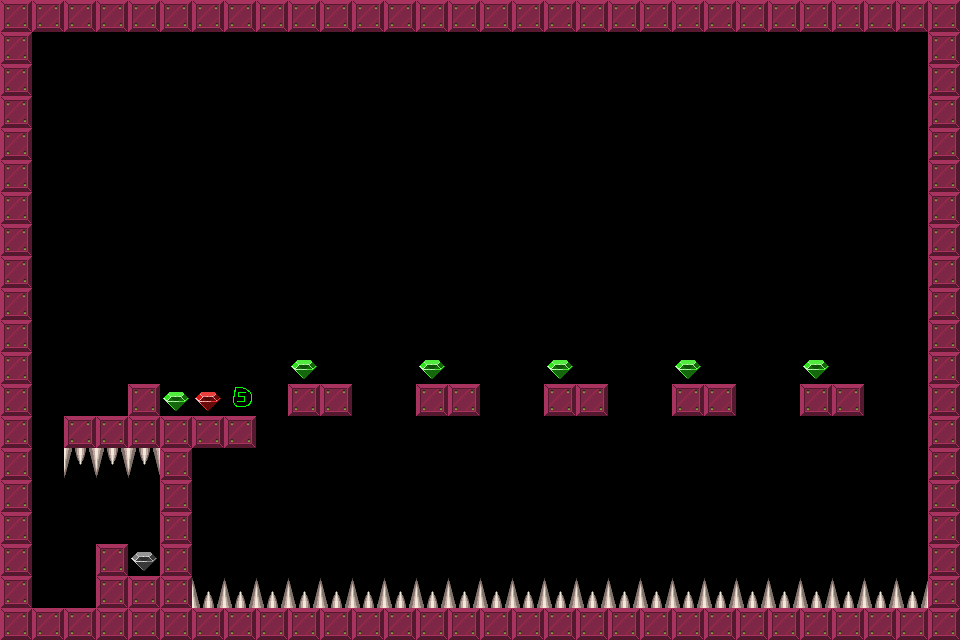

Tiled map render using the project's own tile images. Description and the map definition, with tile-layer contents summarised, below:
An orthogonal 30x20 tile map with 32x32 px tiles, 1 tile layer (Tile Layer 1).

<map version="1.0" orientation="orthogonal" width="30" height="20" tilewidth="32" tileheight="32">
 <tileset firstgid="1" name="brick-1" tilewidth="32" tileheight="32">
  <image source="brick-1.png" width="128" height="128" />
  <tile id="0">
   <properties>
    <property name="components" value="Platform" />
   </properties>
  </tile>
  <tile id="1">
   <properties>
    <property name="components" value="PlayerStart" />
   </properties>
  </tile>
  <tile id="2">
   <properties>
    <property name="components" value="Spikes, Deadly" />
   </properties>
  </tile>
  <tile id="3">
   <properties>
    <property name="components" value="Gem" />
   </properties>
  </tile>
  <tile id="4">
   <properties>
    <property name="components" value="Spikes, Deadly" />
   </properties>
  </tile>
  <tile id="5">
   <properties>
    <property name="components" value="Stone, Pushable, Platform" />
   </properties>
  </tile>
  <tile id="6">
   <properties>
    <property name="components" value="Gem, PowerUp" />
   </properties>
  </tile>
  <tile id="7">
   <properties>
    <property name="components" value="Gem, PowerDown" />
   </properties>
  </tile>
  <tile id="8">
   <properties>
    <property name="components" value="AntiStone" />
   </properties>
  </tile>
  <tile id="9">
   <properties>
    <property name="components" value="CrumbleBrick" />
   </properties>
  </tile>
 </tileset>
 <layer name="Tile Layer 1" width="30" height="20">
  <data>[600 cells, 156 non-empty, 7 distinct tile ids]</data>
 </layer>
</map>
